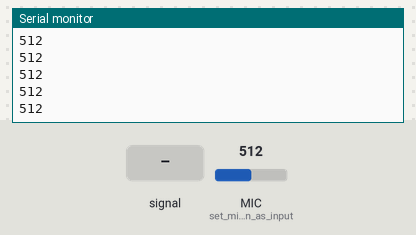
Simulated run of this sketch. Board: Seeed Wio Terminal. On the bench: the last lines printed to the serial monitor. The inputs (shaded band) are chosen by the test bench; at power-on: MIC (set_mic_pin_as_input) = 512.

Above: at 1.2 s.
1.3 s: MIC (set_mic_pin_as_input) fed a 200 Hz sine of ±81 counts around its level
At 1.56 s:
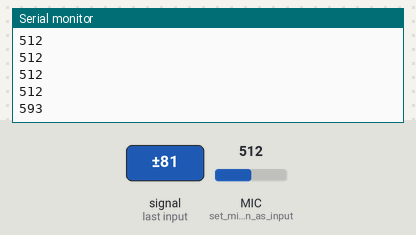
2.8 s: MIC (set_mic_pin_as_input) set to 716
At 2.96 s:
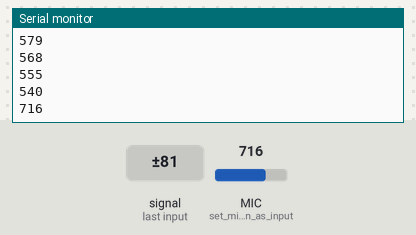
4.3 s: MIC (set_mic_pin_as_input) fed a 1000 Hz sine of ±255 counts around its level
At 4.56 s:
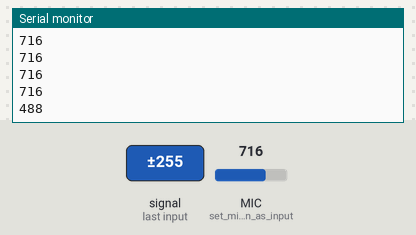
5.8 s: MIC (set_mic_pin_as_input) set to 900
At 5.96 s:
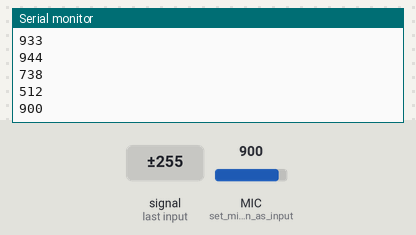
Timing chart, 0 to 8.3 s (numbered marks = the images above; inputs shaded):
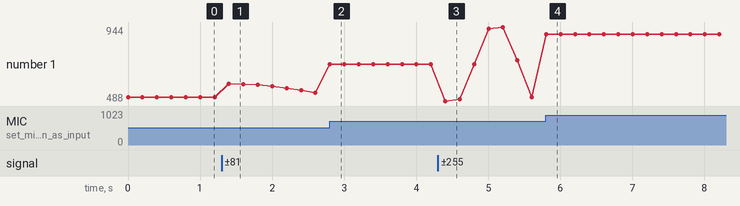

Measured:
- after the input at 1.3 s, the serial monitor: prints a new line after 0.10 s (image 1)
- after the input at 2.8 s, the serial monitor: prints a new line at once (image 2)
- after the input at 4.3 s, the serial monitor: prints a new line after 0.10 s (image 3)
- after the input at 5.8 s, the serial monitor: prints a new line at once (image 4)
- plotted number 1: 512 → 540 after the input at 1.3 s, 540 → 716 after the input at 2.8 s, 716 → 512 after the input at 4.3 s, 512 → 900 after the input at 5.8 s

The sketch:

mic_test.ino
```cpp
void setup() {
  pinMode(WIO_MIC, INPUT); //set mic pin as input
  Serial.begin(115200); //start serial communication
}

void loop() {
  int val = analogRead(WIO_MIC); //store analog readings from mic
  Serial.println(val); //print mic readings
  delay(200); //delay between readings
}
```
